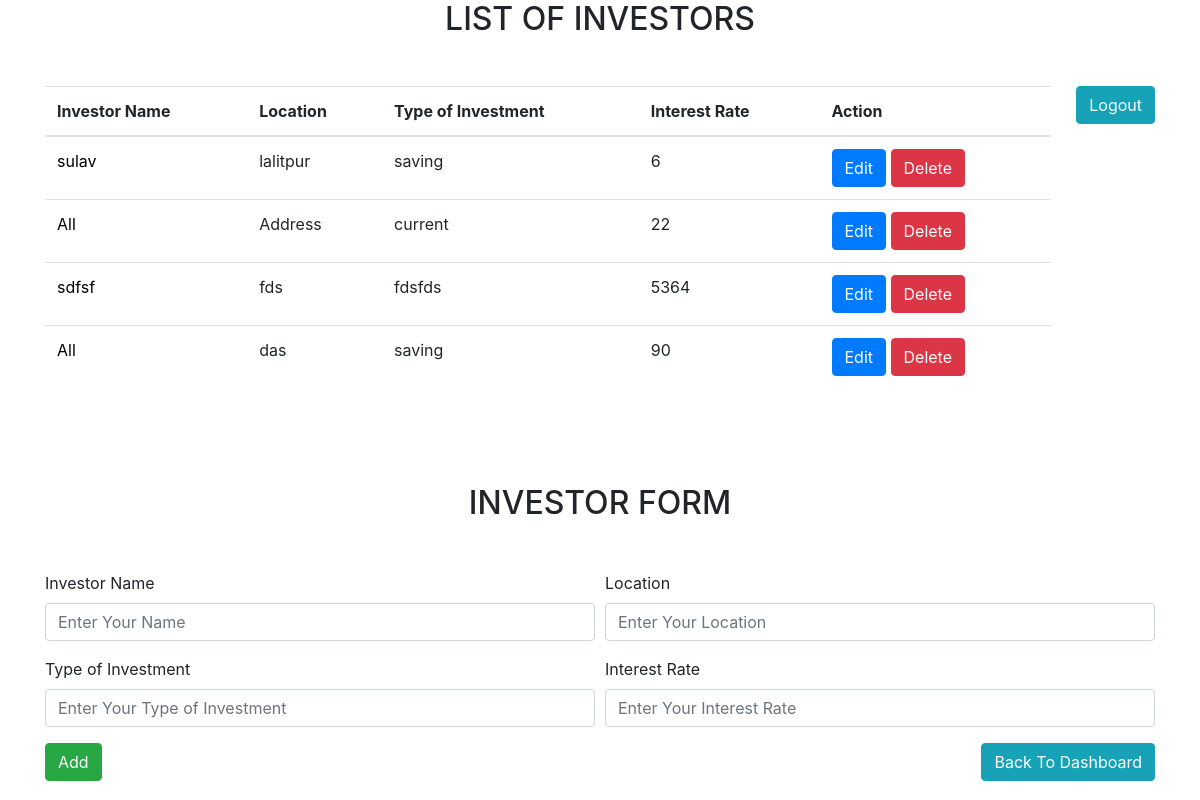
The page /investorForm.php on the database its author committed.
### tables this page shows
CREATE TABLE `investor_tb` (
  `id` int(11) NOT NULL,
  `name` varchar(100) NOT NULL,
  `location` varchar(100) NOT NULL,
  `investment_type` varchar(100) NOT NULL,
  `interest_rate` int(11) NOT NULL,
  `amount` int(11) NOT NULL
);

### investorProcess.php (called while the page is built, shortened)
<?php
$update = false;
$name = '';
$location = '';
$investment_type = '';
$interest_rate = '';
?>

### investorForm.php (the view, shortened to what this page needs)
<!DOCTYPE html>
<html lang="en">
<head>
  <link rel="stylesheet" href="css/bootstrap.min.css">
  <link rel="stylesheet" href="css/all.min.css">
  <link rel="stylesheet" href="css/custom.css">
</head>
<body>
    <?php require_once 'investorProcess.php' ?>
    <div class="container">
    <?php
        include('dbConnection.php');
        $result = $conn->query("SELECT * FROM investor_tb") or die($conn->error);
    ?>
<h2 class="text-center mb-5">LIST OF INVESTORS</h1>
<a href="logout.php" class="btn btn-info float-right" role="button" aria-pressed="true" style="margin-left: 25px;">Logout</a>
    <div class="row justify-conten-center">
        <table class="table mb-5">
            <thead>
                <tr>
                    <th>Investor Name</th>
                    <th>Location</th>
                    <th>Type of Investment</th>
                    <th>Interest Rate</th>
                    <th colspan="2">Action</th>
                </tr>
            </thead>
            <?php
                while ($row = $result->fetch_assoc()):
            ?>
            <tr>
                <?php
                echo '<td><a href="investType.php">'. $row['name'] .'</a></td>';
                ?>
                <td><?php echo $row['location'] ?></td>
                <td><?php echo $row['investment_type'] ?></td>
                <td><?php echo $row['interest_rate'] ?></td>
                <td>
                    <a href="investorForm.php?edit=<?php echo $row['id']; ?>" class="btn btn-primary">Edit</a>
                    <a href="investorProcess.php?delete=<?php echo $row['id']; ?>" class="btn btn-danger">Delete</a>
                </td>
            </tr>
            <?php endwhile; ?>
        </table>
    </div>
<h2 class="text-center mt-5">INVESTOR FORM</h1>
<form action="investorProcess.php" class="mt-5" method="POST">
  <div class="form-row">
    <div class="form-group col-md-6">
      <label for="Investor Name">Investor Name</label>
      <input type="text" name="name" class="form-control" value="<?php echo $name; ?>" placeholder="Enter Your Name">
    </div>
    <div class="form-group col-md-6">
      <label for="Location">Location</label>
      <input type="text" name="location" class="form-control" value="<?php echo $location; ?>" placeholder="Enter Your Location">
    </div>
  </div>
  <div class="form-row">
    <div class="form-group col-md-6">
      <label for="Type of Investment Name">Type of Investment</label>
      <input type="text" name="investment_type" class="form-control" value="<?php echo $investment_type; ?>" placeholder="Enter Your Type of Investment">
    </div>
    <div class="form-group col-md-6">
      <label for="Interest Rate">Interest Rate</label>
      <input type="number" name="interest_rate" class="form-control" value="<?php echo $interest_rate; ?>" placeholder="Enter Your Interest Rate">
    </div>
  </div>
    <div class="form-group">
        <?php
            if ($update == true):
        ?>
        <button type="submit" class="btn btn-success" name="update">Update</button>
        <?php else: ?>
        <button type="submit" class="btn btn-success" name="save">Add</button>
        <?php endif; ?>
        <a href="Login.php" class="btn btn-info float-right" role="button" aria-pressed="true" style="margin-left: 25px;">Back To Dashboard</a>
    </div>
</form>
    </div>
</body>

### css/custom.css (style rules this page uses)
a { color: black; }

### rows shown on the page
investor_tb: name "sulav", location "lalitpur", investment_type "saving", interest_rate "6"
investor_tb: name "All", location "Address", investment_type "current", interest_rate "22"
investor_tb: name "sdfsf", location "fds", investment_type "fdsfds", interest_rate "5364"
investor_tb: name "All", location "das", investment_type "saving", interest_rate "90"
